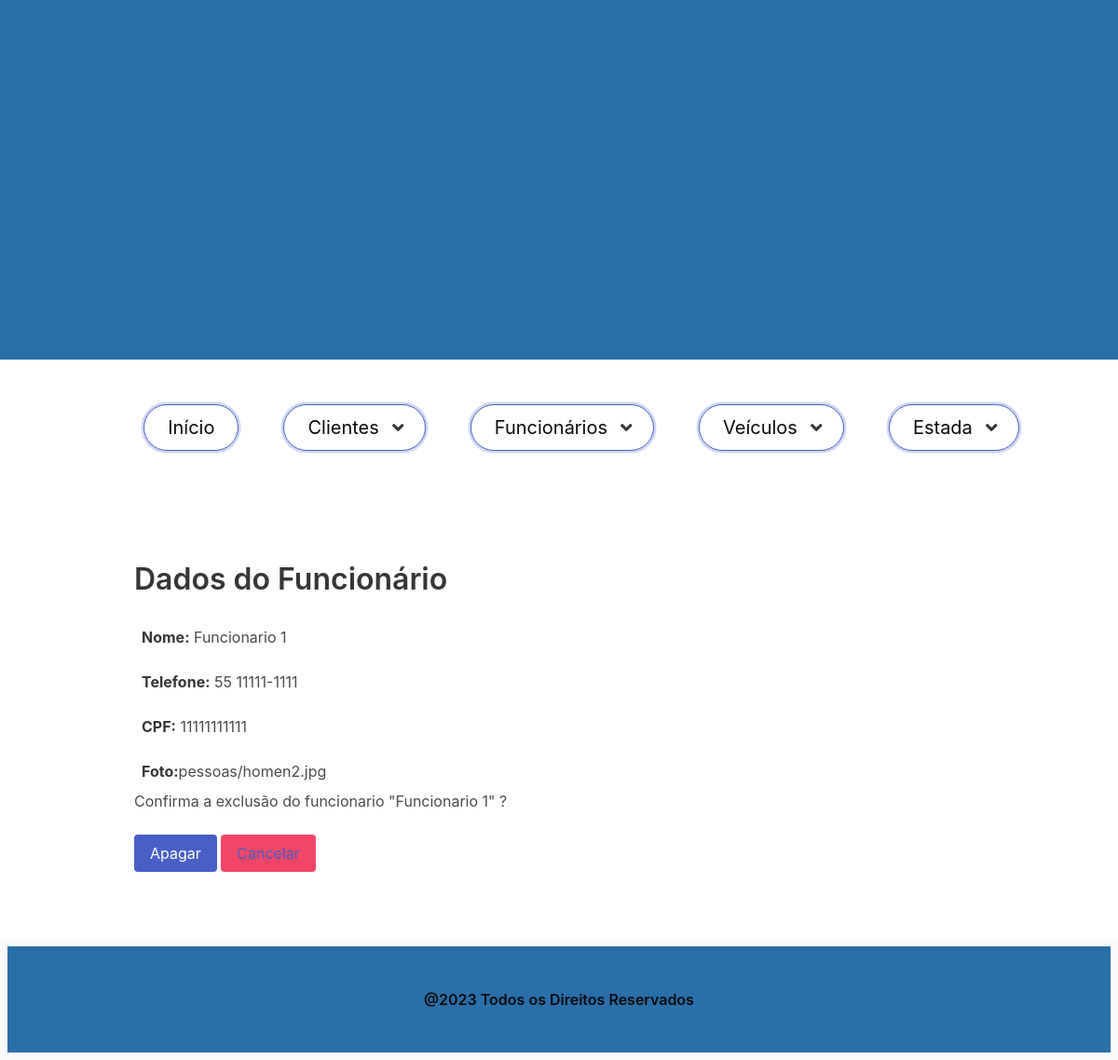
Page /7/funcionario/apagar/ on the committed database.
### funcionario/models.py (models this page shows)
class Funcionario(Pessoa):
    cpf = models.CharField('CPF', max_length=11, help_text='Cpf')
    foto = StdImageField('Foto', upload_to='pessoas', variations={'thumbnail': {'width': 100, 'height': 100,
                                                                                'crop': True}}, delete_orphans=True,
                         null=True, blank=True)
    class Meta:
        verbose_name = 'Funcionário'
        verbose_name_plural = 'Funcionários'
        ordering = ['nome']
    def __str__(self):
        return super().nome

### funcionario/views.py (the view)
# urls.py: path('<int:pk>/funcionario/apagar/', FuncionarioDeleteView.as_view(), name='funcionario_apagar'),
class FuncionarioDeleteView(SuccessMessageMixin,DeleteView):
    model = Funcionario
    template_name = 'funcionario_apagar.html'
    success_url = reverse_lazy('funcionarios')
    success_message = 'Funcionário excluido com sucesso!'

### funcionario/templates/funcionario_apagar.html (shortened to what this page needs)
{% extends "base.html" %}
{% block content %}
  <section class="section">
    <div class="container">
      <div class="column is-mobile">
        <div class="column is-half is-offset-quarter">
          <h3 class="title is-size-3">Dados do Funcionário</h3>
          <p class="p-2 mt-2"><strong>Nome:</strong> {{ object.nome }}</p>
          <p class="p-2 mt-2"><strong>Telefone:</strong> {{ object.fone }}</p>
          <p class="p-2 mt-2"><strong>CPF:</strong> {{ object.cpf }}</p>
          <p class="p-2 mt-2"><strong>Foto:</strong>{{ object.foto }}</p>
          <form method="POST" enctype="multipart/form-data">
            <p>Confirma a exclusão do funcionario "{{ object}}" ?</p>
            <button class="button is-link is-primary" type="submit">Apagar</button>
            <button class="button is-danger is-pulled-rigth" type="reset">
              <a href="{% url 'funcionarios' %}">Cancelar</a>
            </button>
          </form>
        </div>
      </div>
    </div>
  </section>
{% endblock %}

### home/templates/base.html (style rules this page uses)
* { margin: 0; padding: 0; }

### rows in the picture
Funcionario: nome "Funcionario 1", fone "55 11111-1111", cpf "11111111111", foto "pessoas/homen2.jpg"
